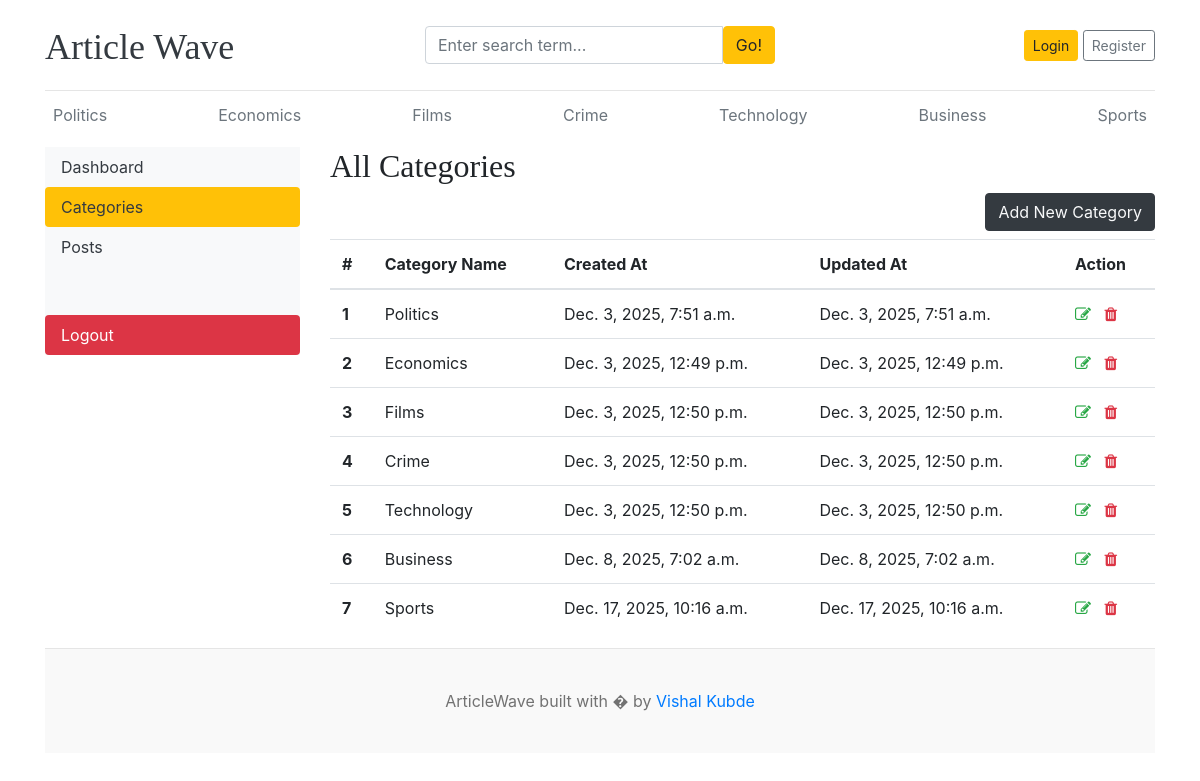
/dashboard/categories/, run on the app's committed database.
### blog/models.py (models this page shows)
class Category(models.Model):
  category_name = models.CharField(max_length=50, unique=True)
  created_at = models.DateTimeField(auto_now_add=True)
  updated_at = models.DateTimeField(auto_now=True)
  class Meta:
    verbose_name_plural = 'categories'
  def __str__(self):
     return self.category_name

### dashboards/views.py (the view)
# urls.py: path('categories/', views.categories, name='categories'),
def categories(request):
  return render(request, 'dashboard/categories.html')

### blog/context_processors.py (called while the page is built)
def get_categories(request):
  categories = Category.objects.all()
  return dict(categories = categories)

def get_social_link(request):
  social_link = SocialLink.objects.all()
  return dict(social_link = social_link)

### templates/dashboard/categories.html
{% extends 'base.html' %}
{% block content %}
<div class="row">
  {% include 'dashboard/sidebar.html' %}
  <div class="col-md-9">
    <h2 class="mb-2">All Categories</h2>
    <a href="{% url 'add_category' %}" class="btn btn-dark text-light float-right mb-2">Add New Category</a>
    <table class="table table-hover">
      <thead>
        <tr>
          <th>#</th>
          <th>Category Name</th>
          <th>Created At</th>
          <th>Updated At</th>
          <th>Action</th>
        </tr>
      </thead>
      <tbody>
        {% for cat in categories %}
        <tr>
          <th>{{ forloop.counter }}</th>
          <td>{{ cat }}</td>
          <td>{{ cat.created_at }}</td>
          <td>{{ cat.updated_at }}</td>
          <td>
            <a href="{% url 'edit_category' cat.id %}"><i class="fa fa-edit text-success"></i></a> &nbsp;
            <a href="{% url 'delete_category' cat.id %}"><i class="fa fa-trash text-danger"></i></a>
          </td>
        </tr>
        {% endfor %}
      </tbody>
    </table>
  </div>
</div>
{% endblock %}

### templates/base.html (shortened to what this page needs)
{% load static %}
<!DOCTYPE html>
<html lang="en">
  <head>
    <link
      href="https://getbootstrap.com/docs/4.0/dist/css/bootstrap.min.css"
      rel="stylesheet"
    />
    <link rel="stylesheet" href="https://cdnjs.cloudflare.com/ajax/libs/font-awesome/4.7.0/css/font-awesome.min.css">
    <link href="{% static 'css/blog.css' %}" rel="stylesheet" />
  </head>
  <body>
    <div class="container">
      <header class="blog-header py-3">
        <div class="row flex-nowrap justify-content-between align-items-center">
          <div class="col-4 pt-1">
            <a class="blog-header-logo text-dark" href="/"> Article Wave</a>
          </div>
          <div class="col-4">
            <form action="{% url 'search' %}" method="get">
              <div class="input-group">
            <input
              class="form-control"
              type="text"
              name="keyword"
              value="{{keyword}}"
              placeholder="Enter search term..."
              aria-label="Enter search term..."
              aria-describedby="button-search"
            />
            <button class="btn btn-warning" id="button-search" type="submit">
              Go!
            </button>
          </div>
          </form>
          </div>
          <div class="col-4 d-flex justify-content-end align-items-center">
            {% if not user.is_authenticated %}
             <a class="btn btn-sm btn-warning" href="{% url 'login' %}">Login</a> &nbsp;
             <a class="btn btn-sm btn-outline-secondary" href="{% url 'register' %}">Register</a>
            {% else %}
             <span><a href="{% url 'dashboard' %}">Dashboard</a></span>
             &emsp;
             <span><a href="{% url 'logout' %}" class="btn btn-sm btn-danger">LogOut</a></span>
            {% endif %}
          </div>
        </div>
      </header>
      <div class="nav-scroller py-1 mb-2">
        <nav class="nav d-flex justify-content-between">
          {% for cat in categories %}
          <a class="p-2 text-muted" href="{% url 'posts_by_category' cat.id %}">{{cat.category_name}}</a>
          {% endfor %}
        </nav>
      </div>
{% block content %}
{% endblock %}
 <footer class="blog-footer">
      <p>ArticleWave built with � by <a href="#">Vishal Kubde</a></p>
    </footer>
  </body>
</html>

### blog_main/static/css/blog.css (style rules this page uses)
.blog-header { border-bottom: 1px solid #e5e5e5; }
.blog-header-logo { font-family: "Playfair Display", Georgia, "Times New Roman", serif; font-size: 2.25rem; }
h1, h2, h3, h4, h5, h6 { font-family: "Playfair Display", Georgia, "Times New Roman", serif; }
.blog-footer { padding: 2.5rem 0; color: #727272; text-align: center; background-color: #f9f9f9; border-top: .05rem solid #e5e5e5; }
.blog-footer p:last-child { margin-bottom: 0; }

### data on the page
Category: category_name "Politics", created_at "Dec. 3, 2025, 7:51 a.m.", updated_at "Dec. 3, 2025, 7:51 a.m."
Category: category_name "Economics", created_at "Dec. 3, 2025, 12:49 p.m.", updated_at "Dec. 3, 2025, 12:49 p.m."
Category: category_name "Films", created_at "Dec. 3, 2025, 12:50 p.m.", updated_at "Dec. 3, 2025, 12:50 p.m."
Category: category_name "Crime", created_at "Dec. 3, 2025, 12:50 p.m.", updated_at "Dec. 3, 2025, 12:50 p.m."
Category: category_name "Technology", created_at "Dec. 3, 2025, 12:50 p.m.", updated_at "Dec. 3, 2025, 12:50 p.m."
Category: category_name "Business", created_at "Dec. 8, 2025, 7:02 a.m.", updated_at "Dec. 8, 2025, 7:02 a.m."
Category: category_name "Sports", created_at "Dec. 17, 2025, 10:16 a.m.", updated_at "Dec. 17, 2025, 10:16 a.m."
